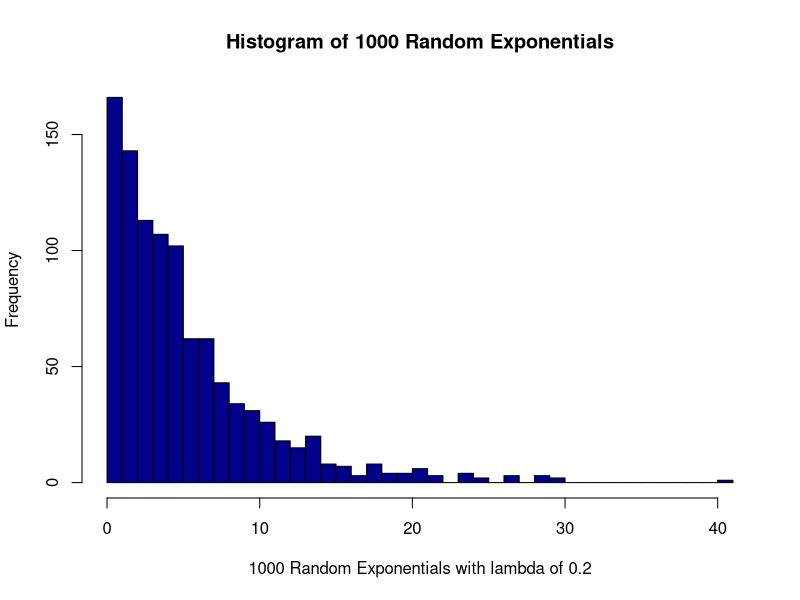
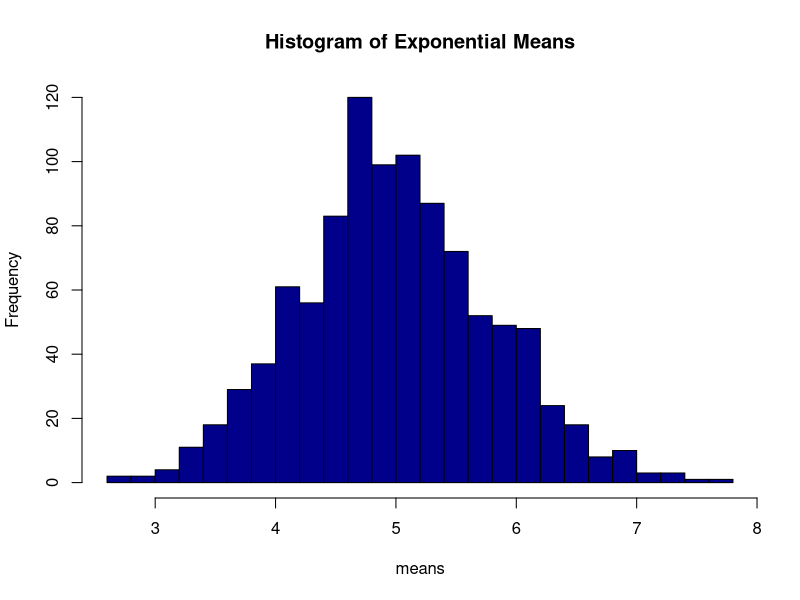
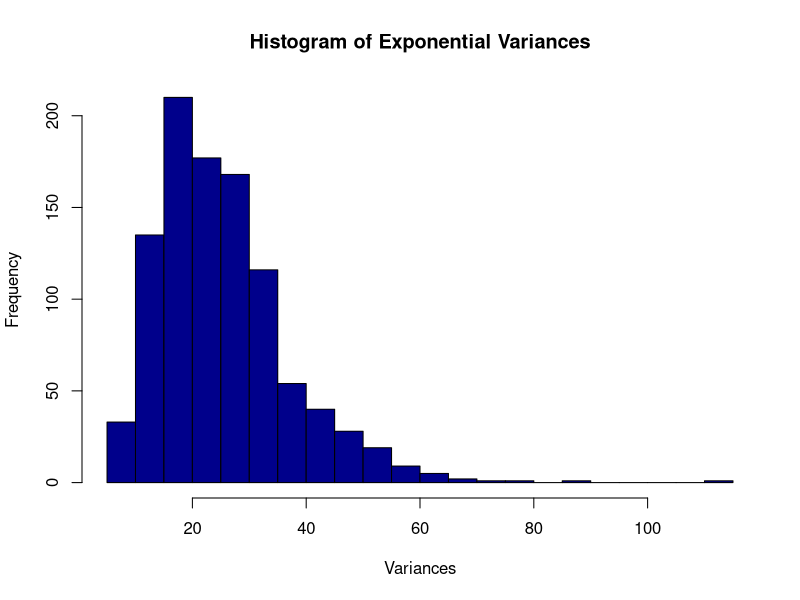
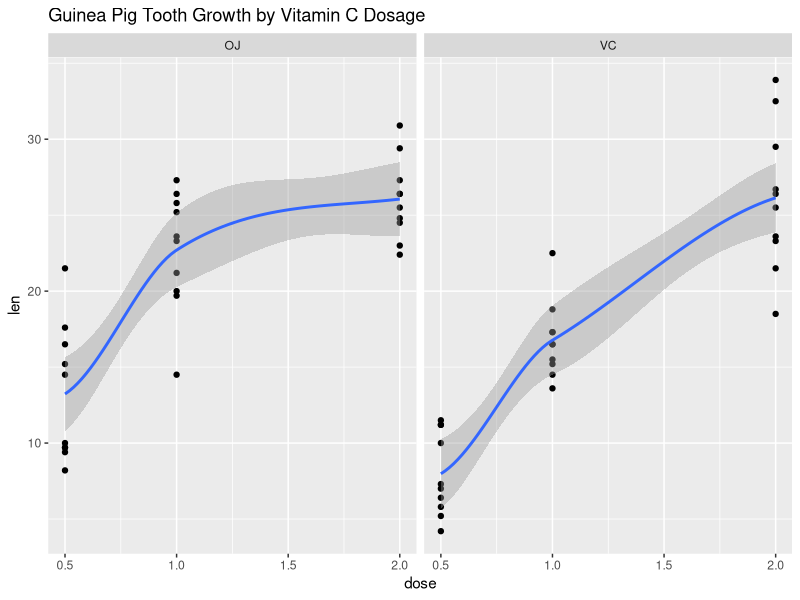

Write the R code that produced these figures, in order.
## ---- chunk 1
means  <- NULL
nosim  <- 1000
n      <- 40
lambda <- 0.2

for (i in 1:nosim) {
        means <- c(means, mean(rexp(n, lambda)))
}
hist(rexp(1000,0.2), breaks = 30, main = "Histogram of 1000 Random Exponentials",xlab = "1000 Random Exponentials with lambda of 0.2",col = "darkblue")
## ---- chunk 2
hist(means, breaks = 30, main = "Histogram of Exponential Means",col = "darkblue")
## ---- chunk 3
vars <- NULL
nosim <- 1000
lambda <- 0.2
n <- 40
for (i in 1:nosim) {
        vars <- c(vars, var(rexp(n, lambda)))
}
hist(vars, breaks = 30, main = "Histogram of Exponential Variances", xlab = "Variances", col = "darkblue")
## ---- chunk 4
library(datasets)
library(ggplot2)
data(ToothGrowth)
## ---- chunk 5
options(warn = -1)
qplot(dose, len, data = ToothGrowth, facets = . ~ supp, geom = c("point", "smooth"), main = "Guinea Pig Tooth Growth by Vitamin C Dosage")
options(warn = 1)
## ---- chunk 6
print(ToothGrowth)
## ---- chunk 7
## Had to add an id column because I couldn't get reshape to do what I needed otherwise
tlong <-ToothGrowth
tlong$id <- 1:10
twide <- reshape(timevar = "supp", direction = "wide", data = tlong, idvar = c("id","dose"))
twide$id <- NULL
print(twide)
print(mean(twide$len.VC))
print(mean(twide$len.OJ))
## ---- chunk 8
S1 <- twide[which(twide$dose == 0.5), "len.OJ"]
S2 <- twide[which(twide$dose == 0.5), "len.VC"]
t.test(S1, S2, var.equal = FALSE, conf.level = 0.95)
## ---- chunk 9
S1 <- twide[which(twide$dose == 1.0), "len.OJ"]
S2 <- twide[which(twide$dose == 1.0), "len.VC"]
t.test(S1, S2, var.equal = FALSE, conf.level = 0.95)
## ---- chunk 10
S1 <- twide[which(twide$dose == 2.0), "len.OJ"]
S2 <- twide[which(twide$dose == 2.0), "len.VC"]
t.test(S1, S2, var.equal = FALSE, conf.level = 0.95)
